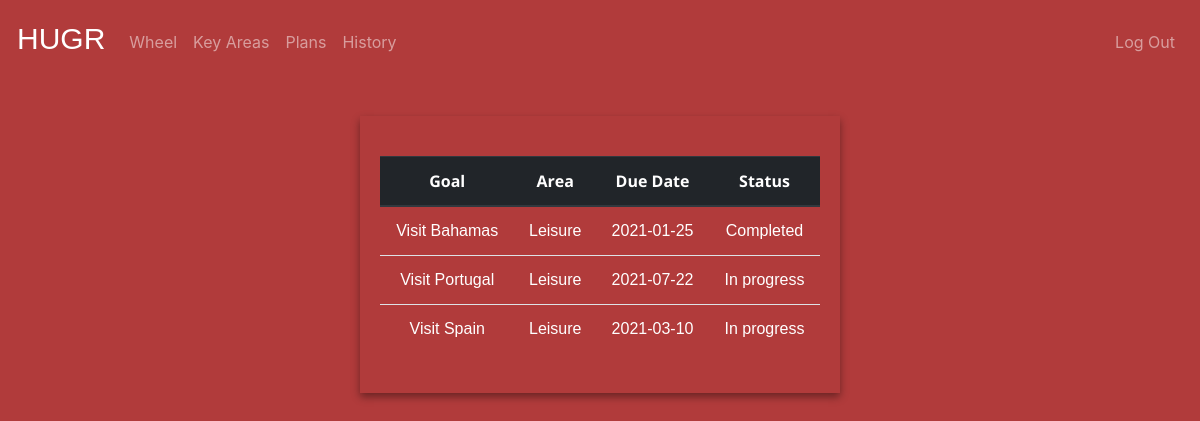
Screenshot of /history (signed in) with the database file from the repository.
### tables this page shows
CREATE TABLE "plans" ('user_id' integer NOT NULL, 'plan_id' integer PRIMARY KEY AUTOINCREMENT NOT NULL, 'area' text NOT NULL, 'goal' text NOT NULL, 'date' date NOT NULL, 'last_step' text NOT NULL,'last_step1' text NOT NULL,'last_step2' text NOT NULL,'last_step3' text NOT NULL DEFAULT ' ','last_step4' text NOT NULL DEFAULT ' ','last_step5' text NOT NULL DEFAULT ' ','last_step6' text NOT NULL DEFAULT ' ','last_step7' text NOT NULL DEFAULT ' ','last_step8' text NOT NULL DEFAULT ' ','last_step9' text NOT NULL DEFAULT ' ','last_step10' text NOT NULL DEFAULT ' ','completion' integer NOT NULL DEFAULT '0');

### application.py (the view)
@app.route("/history")
@login_required
def history():
    user_id = session["user_id"]
    plans = db.execute("SELECT * FROM plans WHERE user_id = :user_id", user_id=user_id)
    return render_template("history.html", plans=plans)

### application.py (called while the page is built)
@app.after_request
def after_request(response):
    response.headers["Cache-Control"] = "no-cache, no-store, must-revalidate"
    response.headers["Expires"] = 0
    response.headers["Pragma"] = "no-cache"
    return response

### helpers.py (called while the page is built)
def login_required(f):
    @wraps(f)
    def decorated_function(*args, **kwargs):
        if session.get("user_id") is None:
            return redirect("/login")
        return f(*args, **kwargs)
    return decorated_function

### templates/history.html (shortened to what this page needs)
{% extends "layout.html" %}
{% block main %}
<div class="image">
    <div class="step_card">
        <table class="table" style="font-size: 16px; font-family: Impact, Charcoal, sans-serif; text-align: center; color:white; margin: 20px auto;">
            <thead class="thead-dark" style="font-family: 'Open Sans'; background-color: white; color: #b13b3b">
                <tr>
                    <th scope="col">Goal</th>
                    <th scope="col">Area</th>
                    <th scope="col">Due Date</th>
                    <th scope="col">Status</th>
                </tr>
            </thead>
            <tbody>
                {% for plan in plans %}
                <tr>
                    <td>{{plan["goal"]}}</td>
                    <td>{{plan["area"]}}</td>
                    <td>{{plan["date"]}}</td>
                    {% if plan["completion"] == 0 %}
                    <td>In progress</td>
                    {% endif %}
                    {% if plan["completion"] == 1 %}
                    <td>Completed</td>
                    {% endif %}
                </tr>
                {% endfor %}
            </tbody>
        </table>
    </div>
</div>
{% endblock %}

### static/styles.css (style rules this page uses)
body { margin:0; overflow-x: hidden; }
.image { position:absolute; width:100%; height:100%; background:#b13b3b; background-size:cover; background-position: center; background-repeat: no-repeat; }
.step_card { margin: 40px auto 10px; max-width: 30rem; box-shadow: 0 4px 8px 0 rgba(0,0,0,0.4); transition: 0.3s; padding: 20px; display: flex; flex-direction: column; background-color: #b13b3b; color: white; font-size: 16px; font-family: Impact, Charcoal, sans-serif; text-align: center; }

### rows the page displays
plans: goal "Visit Bahamas", area "Leisure", date "2021-01-25", completion "Completed"
plans: goal "Visit Portugal", area "Leisure", date "2021-07-22", completion "In progress"
plans: goal "Visit Spain", area "Leisure", date "2021-03-10", completion "In progress"
